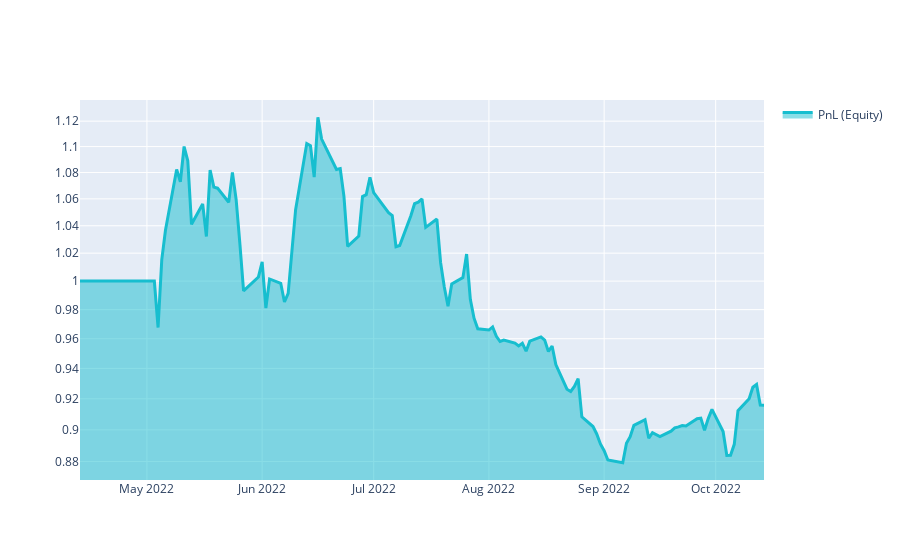

This figure's notebook cell:
### Markdown cell above
# Q18 Quick Start

This template shows you the basic steps for taking part to the **Q18 NASDAQ-100 Stock Long-Short contest**.

### Code cell
import xarray as xr

import qnt.ta as qnta
import qnt.data as qndata
import qnt.output as qnout
import qnt.stats as qns

data = qndata.stocks.load_ndx_data(min_date="2022-04-13")

close     = data.sel(field="close")
is_liquid = data.sel(field="is_liquid")
sma_slow  = qnta.sma(close, 75)
sma_fast  = qnta.sma(close, 20)
weights   = xr.where(sma_slow < sma_fast, 1, -1)
weights   = weights * is_liquid

weights = qnout.clean(weights, data, "stocks_nasdaq100")

# calc stats
stats = qns.calc_stat(data, weights.sel(time=slice("2022-04-13", None)))
display(stats.to_pandas().tail())

# graph
performance = stats.to_pandas()["equity"]
import qnt.graph as qngraph

qngraph.make_plot_filled(performance.index, performance, name="PnL (Equity)", type="log")
